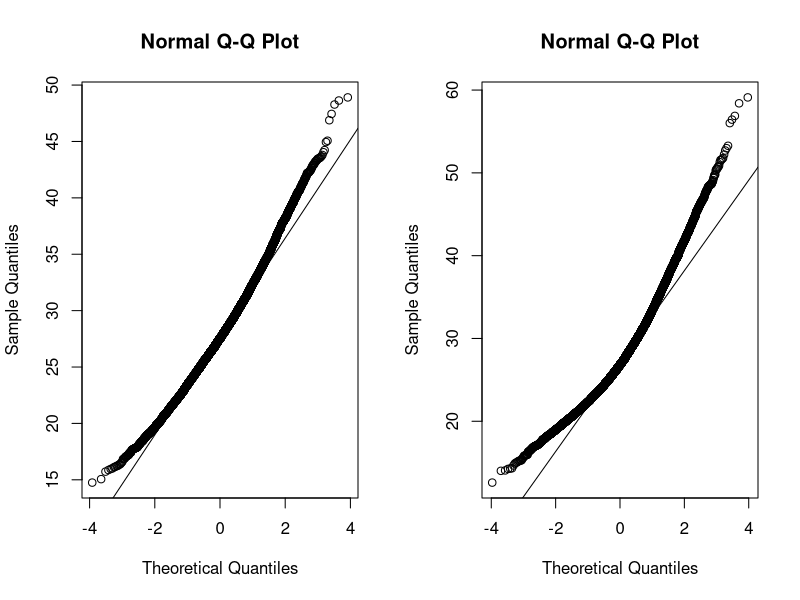
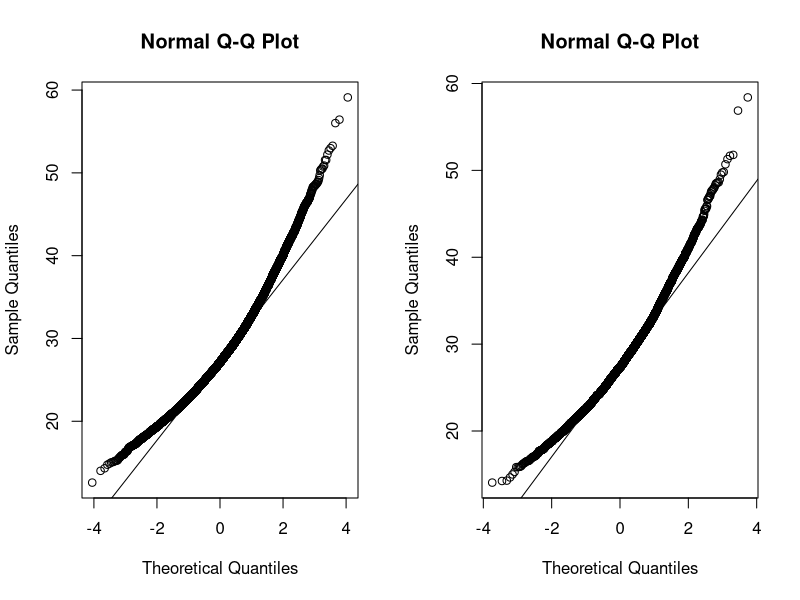
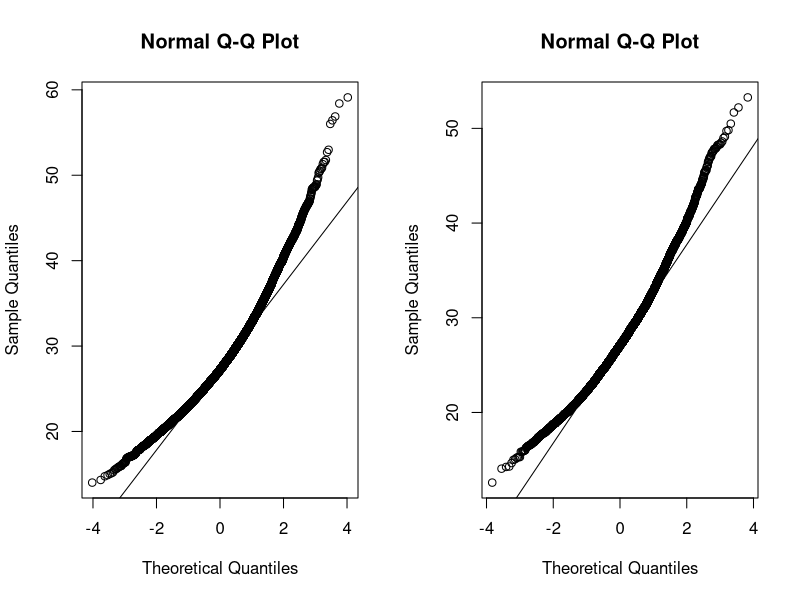
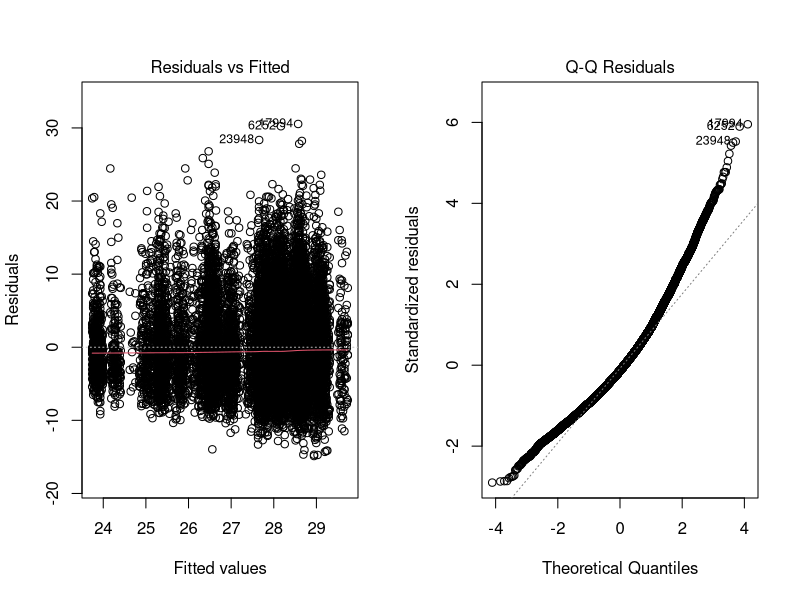
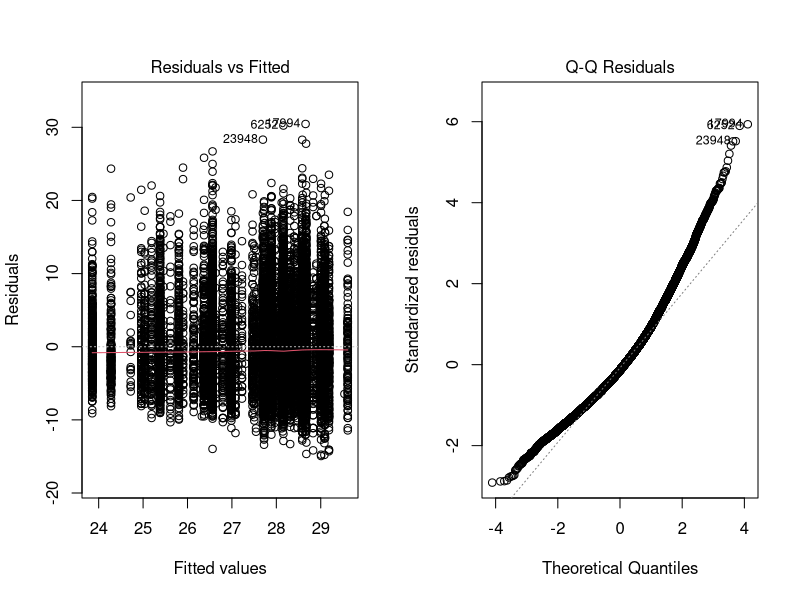

Reproduce these figures in R, in order.
data <- read.csv("DAProject8.csv")

head(data)
str(data)
summary(data)

data$AgeGroup <- factor(data$AgeGroup)
data$Sex <- factor(data$Sex)
data$Employment <- factor(data$Employment)
data$Veg <- factor(data$Veg)
data$Fruit <- factor(data$Fruit)
data$Year <- factor(data$Year)

library(ggplot2)

# bmi by sex
tapply(data$BMI, data$Year, sd)
# smallest is 5.164536 and largest is 5.361751, not double so equal variance

par(mfrow = c(1,2))
qqnorm(data$BMI[data$Sex == "Male"]); qqline(data$BMI[data$Sex == "Male"])
qqnorm(data$BMI[data$Sex == "Female"]); qqline(data$BMI[data$Sex == "Female"])
par(mfrow = c(1,1))

ttest_sex <- t.test(BMI ~ Sex, data = data, var.equal = TRUE)
ttest_sex
# no sigificant difference in bmi between males and females, p-value > 0.05, CI includes 0

# bmi by veg
var.test(BMI ~ Veg, data = data)
# p value is greater than 0.05 so variances assumed equal 

par(mfrow = c(1, 2))
qqnorm(data$BMI[data$Veg == "Yes"]); qqline(data$BMI[data$Veg == "Yes"])
qqnorm(data$BMI[data$Veg == "No"]); qqline(data$BMI[data$Veg == "No"])
par(mfrow = c(1, 1))

ttest_veg <- t.test(BMI ~ Veg, data = data, var.equal = FALSE)
ttest_veg

# BMI differs significantly between people who do and don't meet the veg intake 
# p-value <0.05 so statistically significant, CI is (0.07,0.4)

# BMI by fruit 

var.test(BMI ~ Fruit, data = data)
# p-value < 0.05 so variances not assumed equal 

par(mfrow = c(1, 2))
qqnorm(data$BMI[data$Fruit == "Yes"]); qqline(data$BMI[data$Fruit == "Yes"])
qqnorm(data$BMI[data$Fruit == "No"]); qqline(data$BMI[data$Fruit == "No"])
par(mfrow = c(1, 1))

ttest_fruit <- t.test(BMI ~ Fruit, data = data, var.equal = FALSE)
ttest_fruit
# BMI differs significantly between people who do and don't meet fruit intake 
# p-value < 0.05 so statistically significant, CI is (-0.41, -0.12)


# multiple linear regression

levels(data$Employment)
data$Employment <- relevel(data$Employment, ref = "In paid employment, self-employed or on gov't training")

full_model <- lm(BMI ~ Year + Sex + AgeGroup + Employment + Veg + Fruit, data = data)
summary(full_model)
confint(full_model)

par(mfrow = c(1, 2))
plot(full_model, which = 1)  
plot(full_model, which = 2)  
par(mfrow = c(1, 1))

model_reduced <- lm(BMI ~ AgeGroup + Employment + Veg, data = data)
summary(model_reduced)
confint(model_reduced)

par(mfrow = c(1, 2))
plot(model_reduced, which = 1)  
plot(model_reduced, which = 2)  
par(mfrow = c(1, 1))





levels(data$Employment)
data$Employment <- relevel(data$Employment, ref = "In paid employment, self-employed or on gov't training")



tapply(data$BMI, data$Sex, mean)
tapply(data$BMI, data$Sex, sd)


# Year not significant p-value 0.376756 > 0.05 
